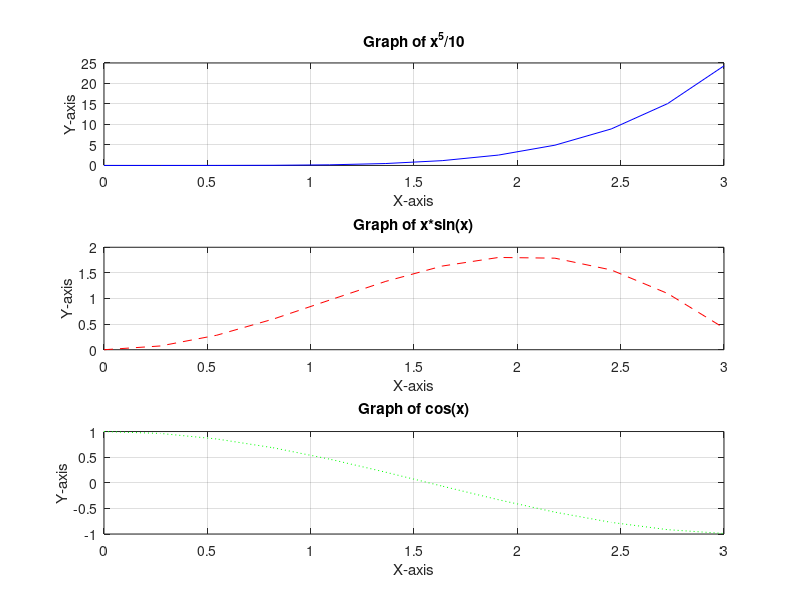

This chart was generated by the following MATLAB code:
x = linspace(0,3,12);

y1=(x.^5)/10;
y2=x.*sin(x);
y3=cos(x)

subplot(3,1,1);
plot(x,y1,'b-');
xlabel('X-axis');
ylabel('Y-axis');
title('Graph of x^5/10');
grid on;

subplot(3,1,2);
plot(x,y2,'r--');
xlabel('X-axis');
ylabel('Y-axis');
title('Graph of x*sin(x)');
grid on;

subplot(3,1,3);
plot(x,y3,'g:');
xlabel('X-axis');
ylabel('Y-axis');
title('Graph of cos(x)');
grid on;
